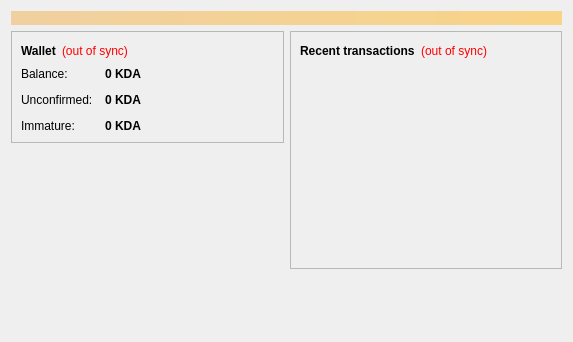
<?xml version="1.0" encoding="UTF-8"?>
<ui version="4.0">
 <class>OverviewPage</class>
 <widget class="QWidget" name="OverviewPage">
  <property name="geometry">
   <rect>
    <x>0</x>
    <y>0</y>
    <width>573</width>
    <height>342</height>
   </rect>
  </property>
  <property name="windowTitle">
   <string>Form</string>
  </property>
  <layout class="QVBoxLayout" name="topLayout">
   <item>
    <widget class="QLabel" name="labelAlerts">
     <property name="visible">
      <bool>false</bool>
     </property>
     <property name="styleSheet">
      <string notr="true">background-color: qlineargradient(x1: 0, y1: 0, x2: 1, y2: 0, stop:0 #F0D0A0, stop:1 #F8D488); color:#000000;</string>
     </property>
     <property name="wordWrap">
      <bool>true</bool>
     </property>
     <property name="margin">
      <number>3</number>
     </property>
    </widget>
   </item>
   <item>
    <layout class="QHBoxLayout" name="horizontalLayout" stretch="1,1">
     <item>
      <layout class="QVBoxLayout" name="verticalLayout_2">
       <item>
        <widget class="QFrame" name="frame">
         <property name="frameShape">
          <enum>QFrame::StyledPanel</enum>
         </property>
         <property name="frameShadow">
          <enum>QFrame::Raised</enum>
         </property>
         <layout class="QVBoxLayout" name="verticalLayout_4">
          <item>
           <layout class="QHBoxLayout" name="horizontalLayout_4">
            <item>
             <widget class="QLabel" name="label_5">
              <property name="font">
               <font>
                <weight>75</weight>
                <bold>true</bold>
               </font>
              </property>
              <property name="text">
               <string>Wallet</string>
              </property>
             </widget>
            </item>
            <item>
             <widget class="QLabel" name="labelWalletStatus">
              <property name="toolTip">
               <string>The displayed information may be out of date. Your wallet automatically synchronizes with the KudosAlpha network after a connection is established, but this process has not completed yet.</string>
              </property>
              <property name="styleSheet">
               <string notr="true">QLabel { color: red; }</string>
              </property>
              <property name="text">
               <string notr="true">(out of sync)</string>
              </property>
              <property name="alignment">
               <set>Qt::AlignLeading|Qt::AlignLeft|Qt::AlignVCenter</set>
              </property>
             </widget>
            </item>
            <item>
             <spacer name="horizontalSpacer_2">
              <property name="orientation">
               <enum>Qt::Horizontal</enum>
              </property>
              <property name="sizeHint" stdset="0">
               <size>
                <width>40</width>
                <height>20</height>
               </size>
              </property>
             </spacer>
            </item>
           </layout>
          </item>
          <item>
           <layout class="QFormLayout" name="formLayout_2">
            <property name="fieldGrowthPolicy">
             <enum>QFormLayout::AllNonFixedFieldsGrow</enum>
            </property>
            <property name="horizontalSpacing">
             <number>12</number>
            </property>
            <property name="verticalSpacing">
             <number>12</number>
            </property>
            <item row="0" column="0">
             <widget class="QLabel" name="label">
              <property name="text">
               <string>Balance:</string>
              </property>
             </widget>
            </item>
            <item row="0" column="1">
             <widget class="QLabel" name="labelBalance">
              <property name="font">
               <font>
                <weight>75</weight>
                <bold>true</bold>
               </font>
              </property>
              <property name="cursor">
               <cursorShape>IBeamCursor</cursorShape>
              </property>
              <property name="toolTip">
               <string>Your current balance</string>
              </property>
              <property name="text">
               <string notr="true">0 KDA</string>
              </property>
              <property name="textInteractionFlags">
               <set>Qt::LinksAccessibleByMouse|Qt::TextSelectableByKeyboard|Qt::TextSelectableByMouse</set>
              </property>
             </widget>
            </item>
            <item row="1" column="0">
             <widget class="QLabel" name="label_3">
              <property name="text">
               <string>Unconfirmed:</string>
              </property>
             </widget>
            </item>
            <item row="1" column="1">
             <widget class="QLabel" name="labelUnconfirmed">
              <property name="font">
               <font>
                <weight>75</weight>
                <bold>true</bold>
               </font>
              </property>
              <property name="cursor">
               <cursorShape>IBeamCursor</cursorShape>
              </property>
              <property name="toolTip">
               <string>Total of transactions that have yet to be confirmed, and do not yet count toward the current balance</string>
              </property>
              <property name="text">
               <string notr="true">0 KDA</string>
              </property>
              <property name="textInteractionFlags">
               <set>Qt::LinksAccessibleByMouse|Qt::TextSelectableByKeyboard|Qt::TextSelectableByMouse</set>
              </property>
             </widget>
            </item>
            <item row="2" column="0">
             <widget class="QLabel" name="labelImmatureText">
              <property name="text">
               <string>Immature:</string>
              </property>
             </widget>
            </item>
            <item row="2" column="1">
             <widget class="QLabel" name="labelImmature">
              <property name="font">
               <font>
                <weight>75</weight>
                <bold>true</bold>
               </font>
              </property>
              <property name="toolTip">
               <string>Mined balance that has not yet matured</string>
              </property>
              <property name="text">
               <string notr="true">0 KDA</string>
              </property>
              <property name="textInteractionFlags">
               <set>Qt::LinksAccessibleByMouse|Qt::TextSelectableByKeyboard|Qt::TextSelectableByMouse</set>
              </property>
             </widget>
            </item>
           </layout>
          </item>
         </layout>
        </widget>
       </item>
       <item>
        <spacer name="verticalSpacer">
         <property name="orientation">
          <enum>Qt::Vertical</enum>
         </property>
         <property name="sizeHint" stdset="0">
          <size>
           <width>20</width>
           <height>40</height>
          </size>
         </property>
        </spacer>
       </item>
      </layout>
     </item>
     <item>
      <layout class="QVBoxLayout" name="verticalLayout_3">
       <item>
        <widget class="QFrame" name="frame_2">
         <property name="frameShape">
          <enum>QFrame::StyledPanel</enum>
         </property>
         <property name="frameShadow">
          <enum>QFrame::Raised</enum>
         </property>
         <layout class="QVBoxLayout" name="verticalLayout">
          <item>
           <layout class="QHBoxLayout" name="horizontalLayout_2">
            <item>
             <widget class="QLabel" name="label_4">
              <property name="text">
               <string>&lt;b&gt;Recent transactions&lt;/b&gt;</string>
              </property>
             </widget>
            </item>
            <item>
             <widget class="QLabel" name="labelTransactionsStatus">
              <property name="toolTip">
               <string>The displayed information may be out of date. Your wallet automatically synchronizes with the KudosAlpha network after a connection is established, but this process has not completed yet.</string>
              </property>
              <property name="styleSheet">
               <string notr="true">QLabel { color: red; }</string>
              </property>
              <property name="text">
               <string notr="true">(out of sync)</string>
              </property>
              <property name="alignment">
               <set>Qt::AlignRight|Qt::AlignTrailing|Qt::AlignVCenter</set>
              </property>
             </widget>
            </item>
            <item>
             <spacer name="horizontalSpacer">
              <property name="orientation">
               <enum>Qt::Horizontal</enum>
              </property>
              <property name="sizeHint" stdset="0">
               <size>
                <width>40</width>
                <height>20</height>
               </size>
              </property>
             </spacer>
            </item>
           </layout>
          </item>
          <item>
           <widget class="QListView" name="listTransactions">
            <property name="styleSheet">
             <string notr="true">QListView { background: transparent; }</string>
            </property>
            <property name="frameShape">
             <enum>QFrame::NoFrame</enum>
            </property>
            <property name="verticalScrollBarPolicy">
             <enum>Qt::ScrollBarAlwaysOff</enum>
            </property>
            <property name="horizontalScrollBarPolicy">
             <enum>Qt::ScrollBarAlwaysOff</enum>
            </property>
            <property name="selectionMode">
             <enum>QAbstractItemView::NoSelection</enum>
            </property>
           </widget>
          </item>
         </layout>
        </widget>
       </item>
       <item>
        <spacer name="verticalSpacer_2">
         <property name="orientation">
          <enum>Qt::Vertical</enum>
         </property>
         <property name="sizeHint" stdset="0">
          <size>
           <width>20</width>
           <height>40</height>
          </size>
         </property>
        </spacer>
       </item>
      </layout>
     </item>
    </layout>
   </item>
  </layout>
 </widget>
 <resources/>
 <connections/>
</ui>
